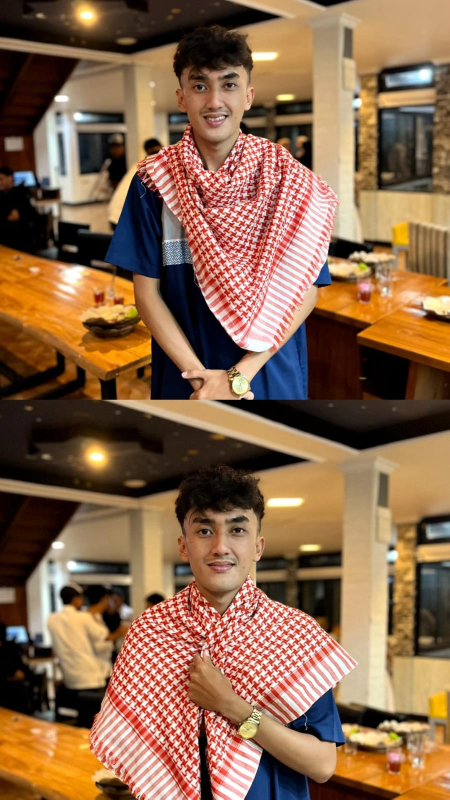
#> input picture ei1.jpeg, 899 x 1599 px (shown at 1/2 size)
$ python operasidasarcitra.py
#> lines starting #> are read from the running program, lines starting #| are printed output that depends on the picture
import matplotlib.pyplot as plt
# %matplotlib inline

from skimage import data
from skimage.io import imread
from skimage.color import rgb2gray
from skimage.util import invert
import numpy as np
import imageio.v3 as iio
import matplotlib.pyplot as plt

img = plt.imread("ei1.jpeg")
#> img is the input picture: shape (1599, 899, 3); mean R, G, B 137.8, 103.3, 75.9
img2 = plt.imread("ei3.jpeg")
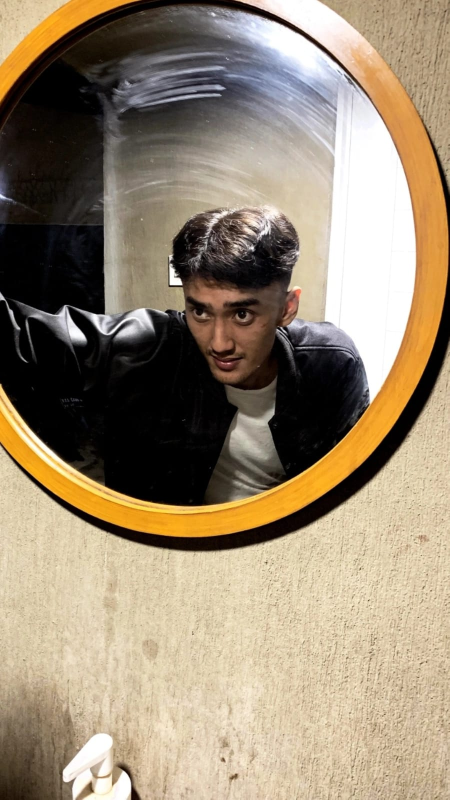
#> input picture ei3.jpeg, 899 x 1599 px (shown at 1/2 size)
#> img2 is the input picture: shape (1599, 899, 3); mean R, G, B 152.9, 137.2, 114.6

eiCropped = img.copy()
eiCropped = img[0:256, 64:320]
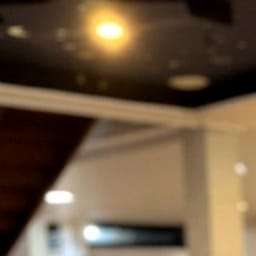
#> eiCropped: shape (256, 256, 3); mean R, G, B 107.5, 86.6, 64.1

eiCropped1 = img2.copy()
eiCropped1 = img2[64:256, 128:320]
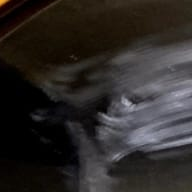
#> eiCropped1: shape (192, 192, 3); mean R, G, B 44.9, 41, 39

print('ei Ori Shape : ', img.shape)
#| ei Ori Shape :  (1599, 899, 3)
print('ei Crop Shape : ', img.shape)
#| ei Crop Shape :  (1599, 899, 3)

print('ei1 Ori Shape : ', img2.shape)
#| ei1 Ori Shape :  (1599, 899, 3)
print('ei1 Crop Shape : ', img2.shape)
#| ei1 Crop Shape :  (1599, 899, 3)

fig, axes = plt.subplots(2, 2, figsize=(12, 12))
ax = axes.ravel()

ax[0].imshow(img)
ax[0].set_title("Citra Input 1")

ax[1].imshow(img2, cmap='gray')
ax[1].set_title('Citra Input 2')

ax[2].imshow(eiCropped)
ax[2].set_title("Citra Output 1")

ax[3].imshow(eiCropped, cmap='gray')
ax[3].set_title('Citra Output 2')

inv = invert(eiCropped)
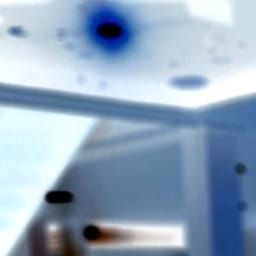
#> inv: shape (256, 256, 3); mean R, G, B 147.5, 168.4, 190.9
print('Shape Input : ', eiCropped.shape)
#| Shape Input :  (256, 256, 3)
print('Shape Output : ', inv.shape)
#| Shape Output :  (256, 256, 3)

fig, axes = plt.subplots(2, 2, figsize=(12, 12))
ax = axes.ravel()

ax[0].imshow(eiCropped)
ax[0].set_title("Citra Input")

ax[1].hist(eiCropped.ravel(), bins=256)
ax[1].set_title('Histogram Input')

ax[2].imshow(inv)
ax[2].set_title('Citra Output (Inverted Image)')

ax[3].hist(inv.ravel(), bins=256)
ax[3].set_title('Histogram Output')

gray = rgb2gray(eiCropped1)
print("img2gray shape = ", gray.shape)
#| img2gray shape =  (192, 192)

copycopy = gray.copy().astype(float)

m1, n1 = copycopy.shape
#> m1 = 192; n1 = 192
output1 = np.empty([m1, n1])

for baris in range(0, m1-1):
    for kolom in range(0, n1-1):
        a1 = baris
        b1 = kolom
        output1[a1, b1] = copycopy[baris, kolom] + 100

fig, axes = plt.subplots(2, 2, figsize=(12, 12))
ax = axes.ravel()

ax[0].imshow(eiCropped1, cmap='gray')
ax[0].set_title("Citra Input")

ax[1].hist(eiCropped.ravel(), bins=256)
ax[1].set_title('Histogram Input')

ax[2].imshow(output1, cmap='gray')
ax[2].set_title('Citra Output (Brightnes)')

ax[3].hist(output1.ravel(), bins=256)
ax[3].set_title('Histogram Input')
plt.show()
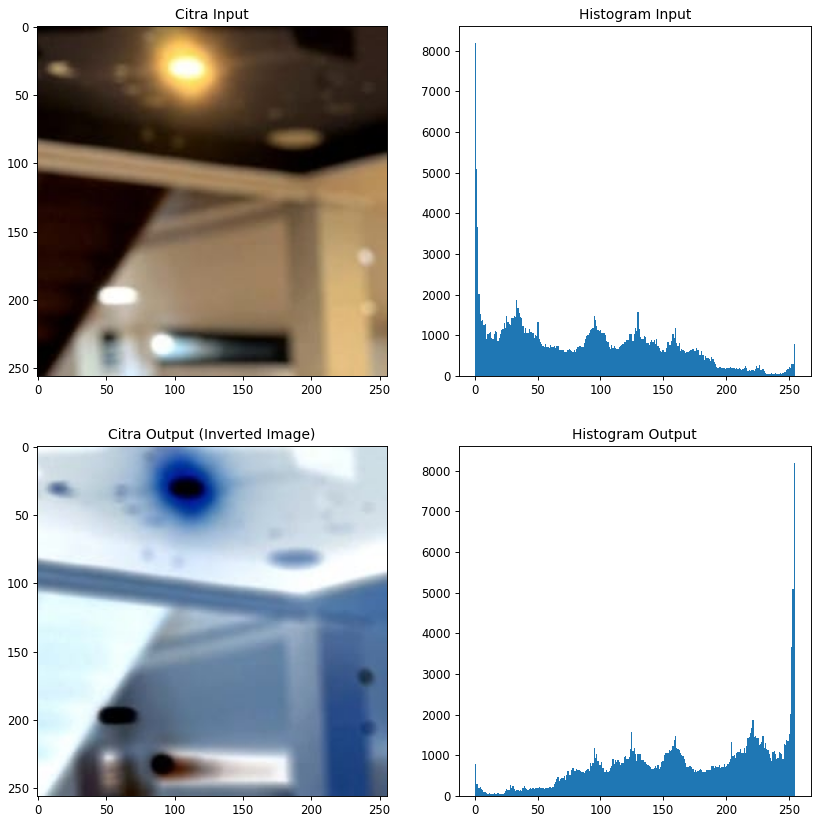
#> figure drawn by matplotlib, 4 panels; panel 2: tallest bar 8195 high, from x = 0 to 0.996; panel 4: tallest bar 8195 high, from x = 254 to 255
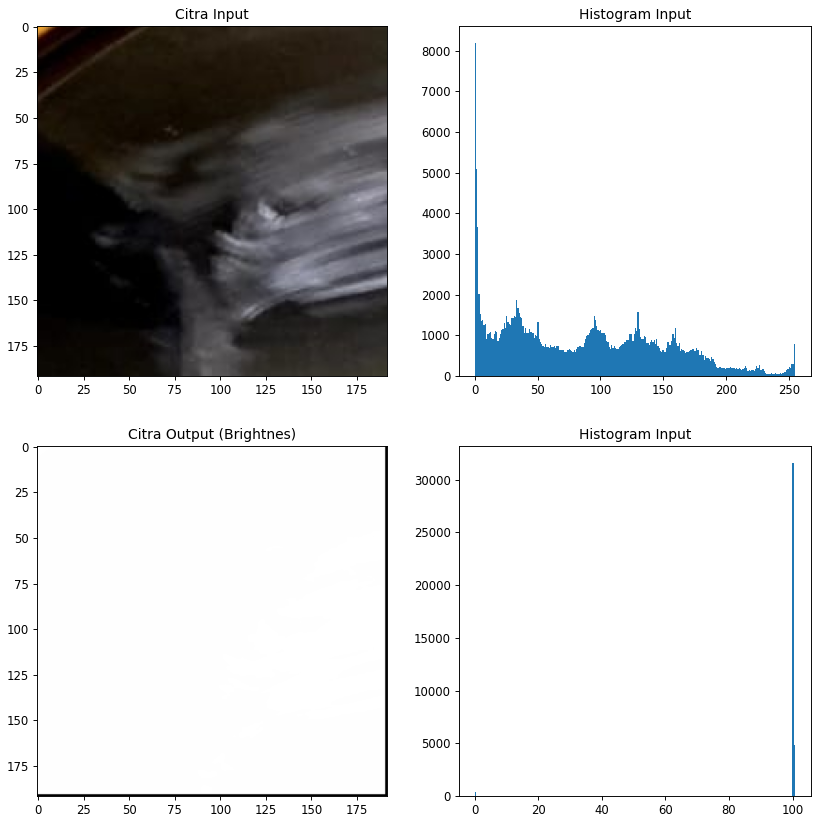
#> figure drawn by matplotlib, 4 panels; panel 2: tallest bar 8195 high, from x = 0 to 0.996; panel 4: tallest bar 31608 high, from x = 99.96 to 100.4
